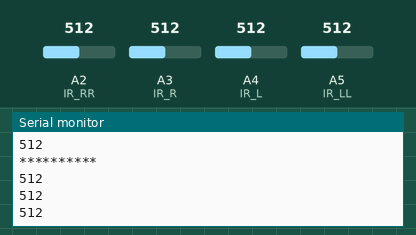
The sketch below on a simulated Arduino Uno, built with avr-gcc and run on an emulated ATmega328P. On the bench: the last lines printed to the serial monitor. Inputs (shaded band) come from the test bench; at power-on: A3 (IR_R) = 512, A2 (IR_RR) = 512, A4 (IR_L) = 512, A5 (IR_LL) = 512.

Above: at 7.2 s.
7.3 s: A3 (IR_R) set to 109
At 7.9 s:
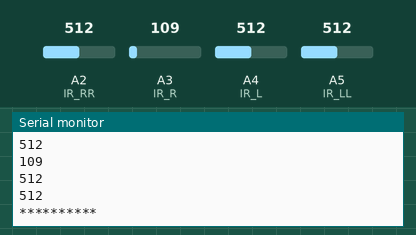
10.3 s: A3 (IR_R) set to 91
At 11.2 s:
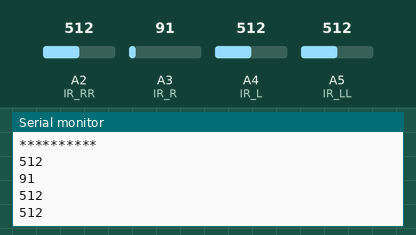
Timing chart, 0 to 12.8 s (numbered marks = the images above; inputs shaded):
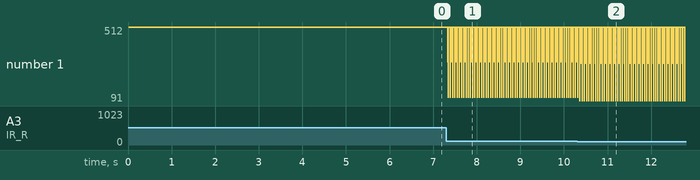

Measured:
- the behaviour switches between 100 and 99 on A3 (IR_R) (found by bisection; images 1 and 2)
- after the input at 7.3 s, the serial monitor: prints a new line at once (image 1)
- after the input at 10.3 s, the serial monitor: prints a new line after 0.07 s (image 2)

The sketch:

infrared.ino
```cpp
#define IR_RR  A2  //TCRT5000紅外線尋跡(最右)
#define IR_R   A3  //TCRT5000紅外線尋跡(右)
#define IR_L   A4  //TCRT5000紅外線尋跡(左)
#define IR_LL  A5  //TCRT5000紅外線尋跡(最左)
void setup() {
  // put your setup code here, to run once:
  Serial.begin(9600);
  pinMode(IR_RR, INPUT);
  pinMode(IR_R, INPUT);
  pinMode(IR_L, INPUT);
  pinMode(IR_LL, INPUT);
}
void loop() {
  int a = analogRead(IR_RR);
  int b = analogRead(IR_R);
  int c = analogRead(IR_L);
  int d = analogRead(IR_LL);
  Serial.println("**********");
  Serial.println(a);
  Serial.println(b);
  Serial.println(c);
  Serial.println(d);
  delay(50);
  // put your main code here, to run repeatedly:
}
```
